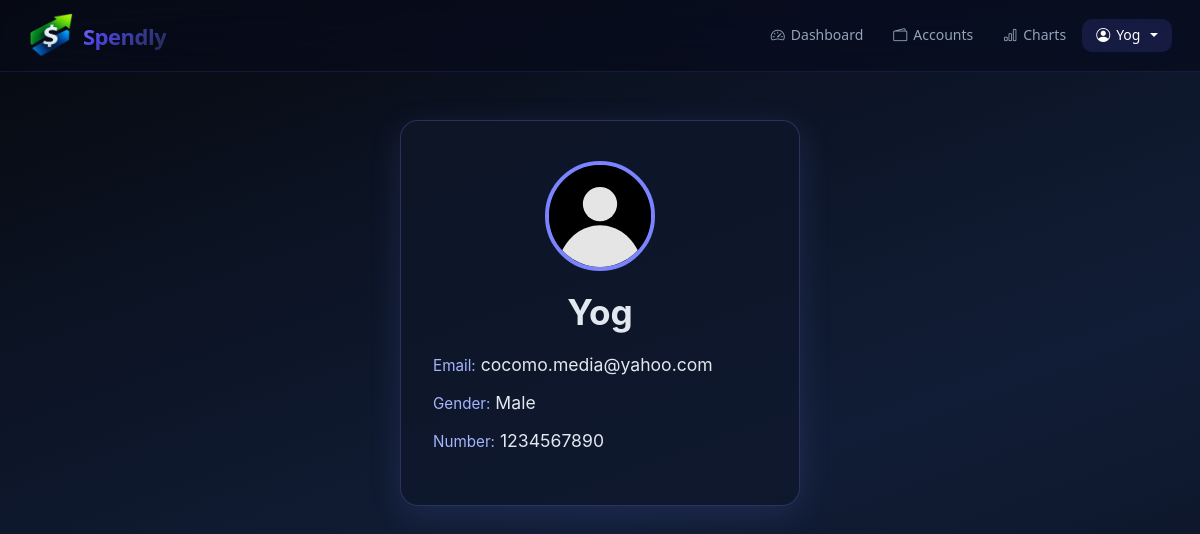
The page /profile (signed in) on the database its author committed.
### models.py (models this page shows)
class User(db.Model, UserMixin):
    id = db.Column(db.Integer, primary_key=True)
    email = db.Column(db.String(150), unique=True)
    password = db.Column(db.String(150))
    first_name = db.Column(db.String(150))
    gender = db.Column(db.String(20))
    number = db.Column(db.String(20))
    notes = db.relationship('Note')
    expenses = db.relationship('Expense')
    accounts = db.relationship('Account')

### views.py (the view)
@views.route('/profile')
@login_required
def profile():
    profile_pic_url = url_for('static', filename='anonymous-avatar.svg')
    return render_template(
        'profile.html',
        user=current_user,
        profile_pic_url=profile_pic_url
    )

### __init__.py (called while the page is built)
def create_app():
    app = Flask(__name__)
    app.config['SECRET_KEY'] = 'ayisgdysiasgdasikasjdhaskydgk'
    app.config['SQLALCHEMY_DATABASE_URI'] = f'sqlite:///{DB_NAME}'
    db.init_app(app)
    from views import views
    from auth import auth
    app.register_blueprint(views, url_prefix='/')
    app.register_blueprint(auth, url_prefix='/')
    from models import User, Note, Expense, Account
    with app.app_context():
        db.create_all()
    login_manager = LoginManager()
    login_manager.login_view = 'auth.login'
    login_manager.init_app(app)
    @login_manager.user_loader
    def load_user(id):
        return User.query.get(int(id))
    return app

### templates/profile.html (shortened to what this page needs)
<!doctype html>
<html lang="en">
<head>
  <link href="https://cdn.jsdelivr.net/npm/bootstrap@5.3.2/dist/css/bootstrap.min.css" rel="stylesheet" />
  <link href="https://cdn.jsdelivr.net/npm/bootstrap-icons/font/bootstrap-icons.css" rel="stylesheet" />
</head>
<body>
  {% include "_navbar.html" %}
  <div class="container mt-5">
    <div class="profile-card">
      <img src="{{ profile_pic_url }}" class="profile-pic" alt="Profile Picture">
      <h3 class="profile-name">{{ user.first_name }}</h3>
      <div class="profile-info"><span class="profile-label">Email:</span> {{ user.email }}</div>
      <div class="profile-info"><span class="profile-label">Gender:</span> {{ user.gender }}</div>
      <div class="profile-info"><span class="profile-label">Number:</span> {{ user.number }}</div>
    </div>
  </div>
</body>
</html>

### templates/_navbar.html (shortened to what this page needs)
<nav id="shared-app-navbar" class="navbar navbar-expand-lg">
  <a class="shared-navbar-brand" href="{{ url_for('views.dashboard') }}">
    <img class="shared-navbar-logo" src="{{ url_for('static', filename='img.png') }}" alt="Logo">
    Spendly
  </a>
  {% set current_path = request.path %}
  <div class="collapse navbar-collapse shared-nav-collapse" id="navMenu">
    <ul class="shared-nav-list">
      {% if user is defined and user and user.is_authenticated %}
      <li class="nav-item">
        <a class="shared-nav-link {% if current_path == '/dashboard' %}active{% endif %}"
          href="{{ url_for('views.dashboard') }}">
          <i class="bi bi-speedometer2"></i> Dashboard
        </a>
      </li>
      <li class="nav-item">
        <a class="shared-nav-link {% if current_path == '/accounts' or current_path.startswith('/accounts/') %}active{% endif %}"
          href="{{ url_for('views.accounts') }}">
          <i class="bi bi-wallet2"></i> Accounts
        </a>
      </li>
      <li class="nav-item">
        <a class="shared-nav-link {% if current_path == '/charts' %}active{% endif %}"
          href="{{ url_for('views.charts') }}">
          <i class="bi bi-bar-chart"></i> Charts
        </a>
      </li>
      <li class="nav-item dropdown">
        <a class="shared-nav-link dropdown-toggle {% if current_path == '/profile' %}active{% endif %}" href="#"
          id="navbarDropdown" role="button" data-bs-toggle="dropdown" data-toggle="dropdown" aria-expanded="false">
          <i class="bi bi-person-circle"></i> {{ user.first_name }}
        </a>
      </li>
      {% endif %}
    </ul>
  </div>
</nav>

### templates/profile.html (style rules this page uses)
*, *::before, *::after { box-sizing: border-box; }
body { font-family: 'Inter', system-ui, -apple-system, sans-serif; background: linear-gradient(160deg, #06080d 0%, #0c1425 30%, #111d36 60%, #0a1020 100%); color: #e2e8f0; min-height: 100vh; margin: 0; -webkit-font-smoothing: antialiased; }
.profile-card { background: rgba(15, 23, 42, 0.7); border: 1px solid rgba(124, 131, 255, 0.25); border-radius: 18px; padding: 2.5rem 2rem; max-width: 400px; margin: 40px auto; box-shadow: 0 8px 32px rgba(124, 131, 255, 0.15); text-align: left; }
.profile-pic { width: 110px; height: 110px; border-radius: 50%; object-fit: cover; margin: 0 auto 1.25rem auto; display: block; border: 4px solid #7c83ff; }
.profile-name { font-size: 2.2rem; font-weight: 700; margin: 0 0 1.2rem 0; text-align: center; }
.profile-info { font-size: 1.1rem; margin-bottom: 0.7rem; text-align: left; }
.profile-label { color: #a5b4fc; font-size: 0.95rem; }

### templates/_navbar.html (style rules this page uses)
#shared-app-navbar { --nav-bg: rgba(8, 12, 25, 0.65); --nav-border: rgba(99, 102, 241, 0.15); --link: #94a3b8; --link-active-bg: rgba(99, 102, 241, 0.15); --link-active: #ffffff; --dropdown-bg: rgba(15, 23, 42, 0.95); --dropdown-border: rgba(99, 102, 241, 0.3); --font: system-ui, -apple-system, "Segoe UI", sans-serif; background: var(--nav-bg) !important; backdrop-filter: blur(24px) saturate(1.6) !important; -webkit-backdrop-filter: blur(24px) saturate(1.6) !important; border-bottom: 1px solid var(--nav-border) !important; padding: 12px 28px !important; min-height: 72px; font-family: var(--font) !important; box-sizing: border-box; }
#shared-app-navbar * { box-sizing: border-box; font-family: inherit !important; }
#shared-app-navbar .shared-navbar-brand { font-weight: 800 !important; font-size: 22px !important; line-height: 1 !important; letter-spacing: -0.5px !important; display: inline-flex !important; align-items: center !important; gap: 10px !important; text-decoration: none !important; background: linear-gradient(135deg, #e5e7ff, #4f46e5, #1e293b); -webkit-background-clip: text; -webkit-text-fill-color: transparent; background-clip: text; margin: 0; padding: 0; }
#shared-app-navbar .shared-navbar-logo { width: 45px !important; height: 45px !important; display: block; flex: 0 0 auto; }
#shared-app-navbar .shared-nav-collapse { justify-content: flex-end !important; }
#shared-app-navbar .shared-nav-list { display: flex !important; align-items: center !important; margin-left: auto !important; margin-bottom: 0 !important; padding-left: 0 !important; gap: 2px !important; list-style: none !important; }
#shared-app-navbar .nav-item { margin: 0 !important; padding: 0 !important; }
#shared-app-navbar .shared-nav-link { display: inline-flex !important; align-items: center !important; gap: 6px !important; color: var(--link) !important; font-weight: 500 !important; font-size: 14px !important; line-height: 1.2 !important; padding: 8px 14px !important; border-radius: 10px !important; margin: 0 !important; text-decoration: none !important; transition: all 0.25s ease !important; white-space: nowrap; }
#shared-app-navbar .shared-nav-link.active, #shared-app-navbar .shared-nav-link:hover, #shared-app-navbar .shared-nav-link:focus { color: var(--link-active) !important; background: var(--link-active-bg) !important; }

### rows shown on the page
User: first_name "Yog", email "cocomo.media@yahoo.com", gender "Male", number "1234567890"
